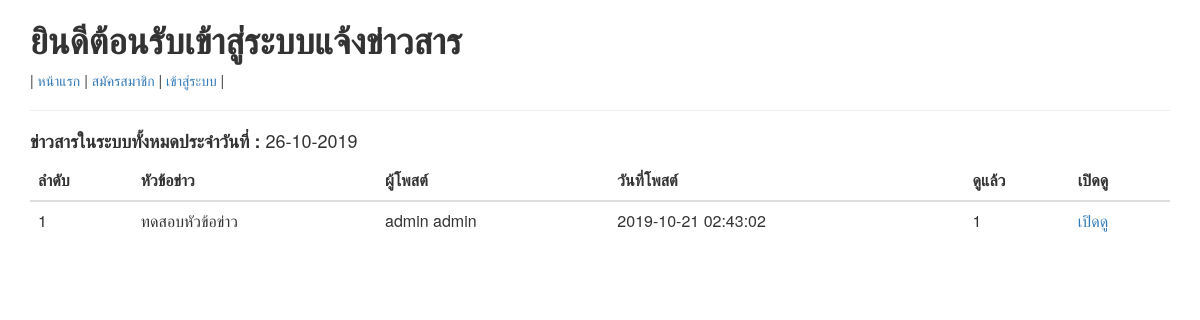
The page / on the database its author committed.
### tables this page shows
CREATE TABLE `news` (
  `news_id` int(11) NOT NULL,
  `users_id` int(11) NOT NULL,
  `title` varchar(255) NOT NULL,
  `description` text NOT NULL,
  `image` text NOT NULL,
  `news_created` datetime NOT NULL,
  `hit` int(11) NOT NULL DEFAULT 0
);

CREATE TABLE `users` (
  `id` int(11) NOT NULL,
  `user_types_id` int(11) NOT NULL,
  `first_name` varchar(100) NOT NULL,
  `last_name` varchar(100) NOT NULL,
  `username` varchar(45) NOT NULL,
  `password` varchar(45) NOT NULL,
  `created` datetime NOT NULL,
  `last_login` datetime NOT NULL
);

### index.php (the view)
<?php SESSION_START();
if(isset($_SESSION['user'])){
header('location: dashboard.php');
}else{
include('layout/html-top.php');?>
<h4><b>ข่าวสารในระบบทั้งหมดประจำวันที่ : </b><?php echo $time = date("d-m-Y");?></h4>
<table class="table">
<thead>
<tr>
<th >ลำดับ</th>
<th >หัวข้อข่าว</th>
<th >ผู้โพสต์</th>
<th >วันที่โพสต์</th>
<th >ดูแล้ว</th>
<th >เปิดดู</th>
</tr>
</thead>
<tbody>
<?php
include('conn/db_conn.php');
$conn->set_charset('utf8');
$news_query = "SELECT * FROM news n LEFT JOIN users u ON u.id = n.users_id";
$result_news = $conn->query($news_query);
$i=1;
    while($row = $result_news->fetch_assoc()){
        echo '<tr>';
        echo '<td >'. $i++ .'</td>';
        echo '<td >'. $row['title'] .'</td>';
        echo '<td >'. $row['first_name'] . ' ' . $row['last_name'] .'</td>';
        echo '<td >'. $row['news_created'] .'</td>';
        echo '<td >'. $row['hit'] .'</td>';
        echo '<td ><a href="process/view_news.php?news_id='.$row['news_id'].'">เปิดดู</a></td>';
        echo '</tr>';
        }
?>
</tbody>
</table>
<?php
include('layout/html-bottom.php');
}
?>

### layout/html-top.php (shortened to what this page needs)
<?php
if(isset($_SESSION['user'])){
if($_SESSION['user']['user_types_id'] == '2'){?>
<html>
<head>
<meta charset="utf-8">
<meta name="viewport" content="width=device-width, initial-scale=1">
<link rel="stylesheet" href="https://maxcdn.bootstrapcdn.com/bootstrap/3.3.7/css/bootstrap.min.css">
<title></title>
</head>
<body>
<div class="container">
<h3><b>ยินดีต้อนรับคุณ : <?php echo $_SESSION['user']['first_name'];?></b></h3>
<div>| <a href="logout.php">ออกจากระบบ</a> |</div>
<hr>
<?php
}elseif($_SESSION['user']['user_types_id'] == '1'){
?>
<html>
<head>
<meta charset="utf-8">
<meta name="viewport" content="width=device-width, initial-scale=1">
<link rel="stylesheet" href="https://maxcdn.bootstrapcdn.com/bootstrap/3.3.7/css/bootstrap.min.css">
<title></title>
</head>
<body>
<div class="container">
<h3><b>ยินดีต้อนรับคุณ : <?php echo $_SESSION['user']['first_name'];?></b></h3>
<div>| <a href="logout.php">ออกจากระบบ</a> |</div>
<hr>
<?php
    }
}else{?>
    <html>
    <head>
    <link rel="stylesheet" href="https://maxcdn.bootstrapcdn.com/bootstrap/3.3.7/css/bootstrap.min.css">
    </head>
    <body>
    <div class="container">
    <h1><b>ยินดีต้อนรับเข้าสู่ระบบแจ้งข่าวสาร</b></h1>
    <div>| <a href="index.php">หน้าแรก</a> | <a href="registration.php">สมัครสมาชิก</a> | <a href="login.php">เข้าสู่ระบบ</a> |</div>
    <hr>
    <?php
}
?>

### layout/html-bottom.php
</div>
</body>
</html>

### rows shown on the page
news: title "ทดสอบหัวข้อข่าว", users.first_name "admin", users.last_name "admin", news_created "2019-10-21 02:43:02", hit "1"
